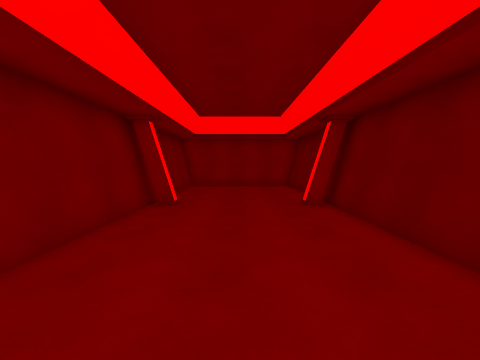
view 1 (above)

12 first-person views from a walk through a 3-D level made in the Unity game engine. The camera is 1.5 m above the floor, tilts 4° down and sees 90° across. The floor is counted in squares, 1 m on a side. Each view is taken from the middle of a square. On the plan, view 1 faces up. The plan holds only what a view shows up to about 13 squares ahead; the rest is blank. The place goes on beyond the plan. The player is left out. Some animated figures are left out.

view 2
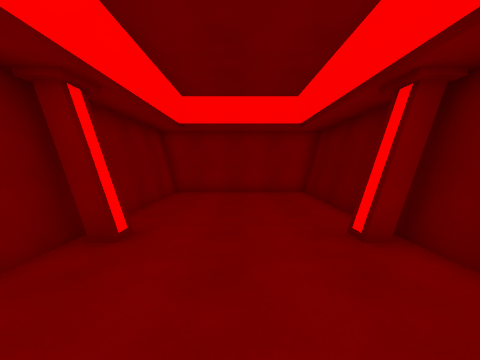

view 3
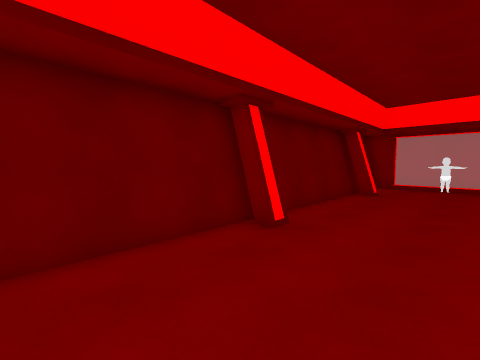

view 4
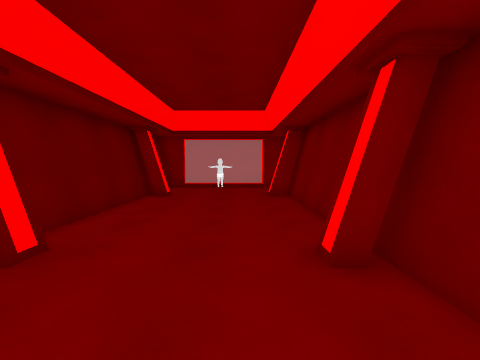

view 5
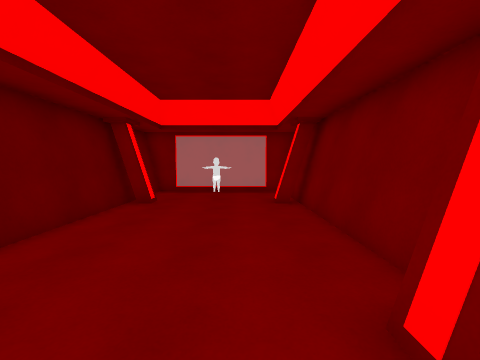

view 6
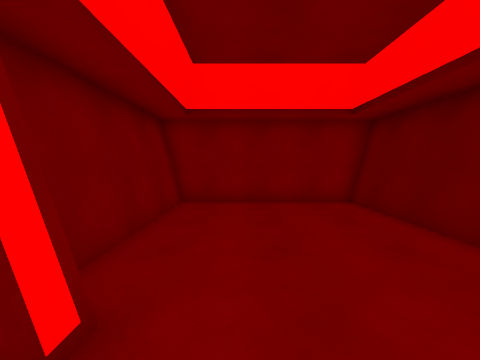

view 7
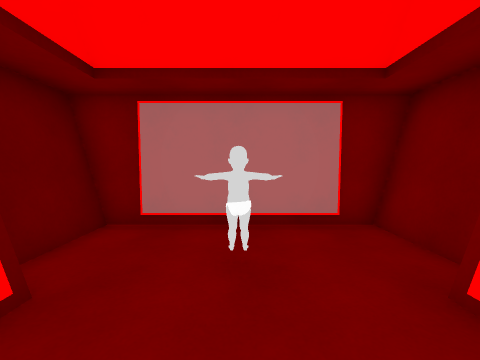

view 8
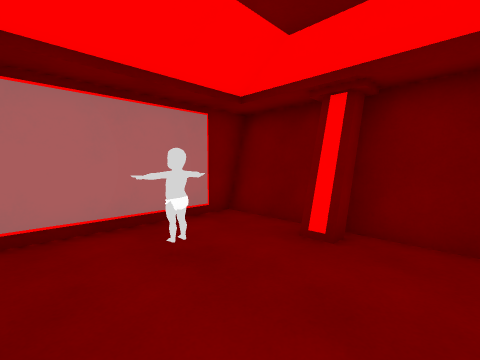

view 9
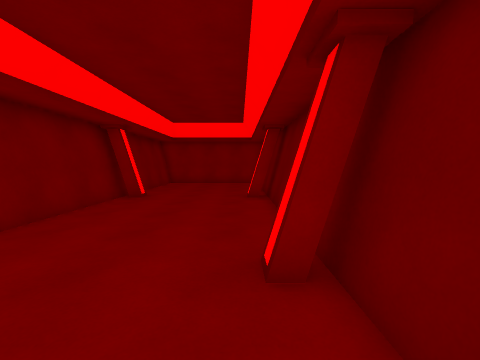

view 10
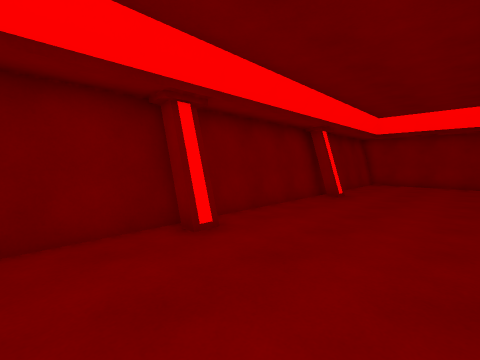

view 11
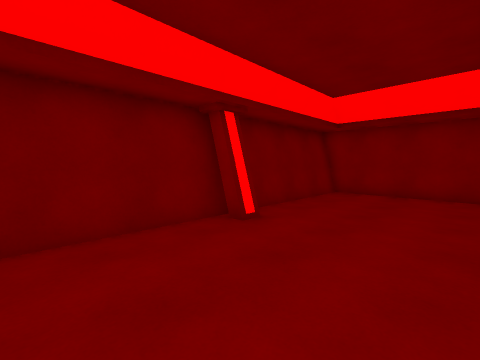

view 12
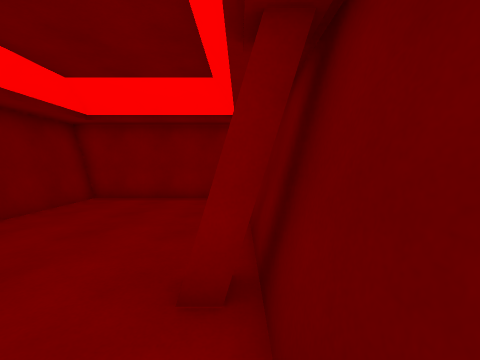

### Floor plan
Points are (right, up) in squares from view 1. A wall is a line through its corners. A room is listed if a view was taken in it or the views show most of it. See-through windows are left out.
Room 1 (views 1, 2, 3, 4, 5, 6, 7, 8, 9, 10, 11, 12)
walls: (-2.6, 1.5) (-2.6, 0.9); (-2.9, 1.5) (-2.8, 1.5) (-2.8, 0.9) (-3.4, 0.9); (2.5, 1.1) (2.5, 1.6); (2.9, 1.1) (2.7, 1.1) (2.7, 1.6) (3.4, 1.6); (-3.4, 1.6) (-2.8, 1.6); (3.4, 0.9) (2.7, 0.9); (2.5, 8.4) (2.5, 9.2); (-2.8, 8.4) (-3.4, 8.4); (3.4, 8.4) (2.7, 8.4) (2.7, 9.2); (-2.6, 9.2) (-2.6, 8.6); (-2.8, 9.2) (-2.8, 8.6) (-2.9, 8.6); (-3.6, 9.4) (-3.6, -9.7) (3.6, -9.7) (3.6, -7.4); (-2.6, -5.9) (-2.6, -6.6); (-3.4, -5.9) (-2.8, -5.9) (-2.8, -6.6); (2.5, -6.6) (2.5, -5.9); (2.7, -6.6) (2.7, -5.9) (3.4, -5.9); (3.6, -7) (3.6, 16.3) (-3.6, 16.3) (-3.6, 10); (-3.5, 16.4) (-3.5, -9.9)
low walls: (3.3, 0.5) (3.3, 1.5); (3.3, 8.5) (3.3, 9.4); (3.3, -6.5) (3.3, -5.5)
objects: other object (0, -7)

Where each view was taken, in squares from view 1:
view 1: 0 up, 0 right, facing up
view 2: 4 up, 0 right, facing up
view 3: 6 up, 1 left, facing down-right
view 4: 5 up, 1 left, facing down
view 5: 3 up, 1 left, facing down
view 6: 7 up, 1 left, facing up
view 7: 4 down, 0 right, facing down
view 8: 4 down, 2 right, facing down-left
view 9: 2 down, 2 right, facing up
view 10: 2 down, 2 right, facing up-left
view 11: 4 up, 2 right, facing up-left
view 12: 6 up, 3 right, facing up
